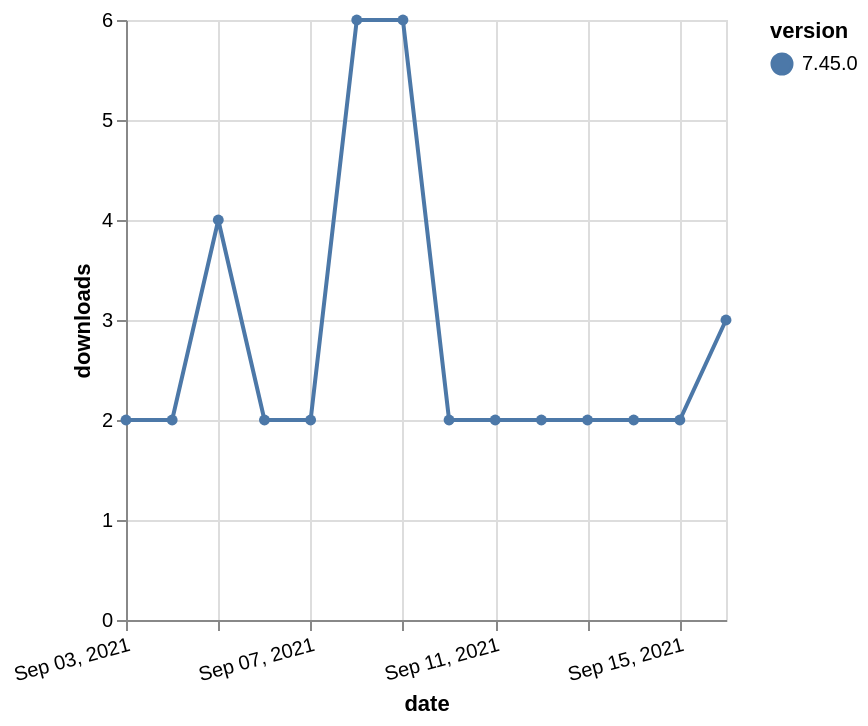

Vega-Lite specification stored for this chart:
### Vega-Lite specification from a JSON file in a GitHub repository (floating-point values rounded to 4 significant figures)
{"$schema": "https://vega.github.io/schema/vega-lite/v5.json", "description": "A simple bar chart with embedded data.", "data": {"values": [{"date": "2021-09-03", "total": 4969, "delta": 2, "version": "7.45.0"}, {"date": "2021-09-04", "total": 4971, "delta": 2, "version": "7.45.0"}, {"date": "2021-09-05", "total": 4975, "delta": 4, "version": "7.45.0"}, {"date": "2021-09-06", "total": 4977, "delta": 2, "version": "7.45.0"}, {"date": "2021-09-07", "total": 4979, "delta": 2, "version": "7.45.0"}, {"date": "2021-09-08", "total": 4985, "delta": 6, "version": "7.45.0"}, {"date": "2021-09-09", "total": 4991, "delta": 6, "version": "7.45.0"}, {"date": "2021-09-10", "total": 4993, "delta": 2, "version": "7.45.0"}, {"date": "2021-09-11", "total": 4995, "delta": 2, "version": "7.45.0"}, {"date": "2021-09-12", "total": 4997, "delta": 2, "version": "7.45.0"}, {"date": "2021-09-13", "total": 4999, "delta": 2, "version": "7.45.0"}, {"date": "2021-09-14", "total": 5001, "delta": 2, "version": "7.45.0"}, {"date": "2021-09-15", "total": 5003, "delta": 2, "version": "7.45.0"}, {"date": "2021-09-16", "total": 5006, "delta": 3, "version": "7.45.0"}]}, "width": "container", "mark": {"type": "line", "point": {"filled": true}}, "encoding": {"x": {"field": "date", "type": "temporal", "timeUnit": "yearmonthdate", "title": "date", "axis": {"labelAngle": -15}}, "y": {"field": "delta", "type": "quantitative", "title": "downloads"}, "color": {"field": "version", "type": "nominal"}, "tooltip": {"field": "delta"}}}
